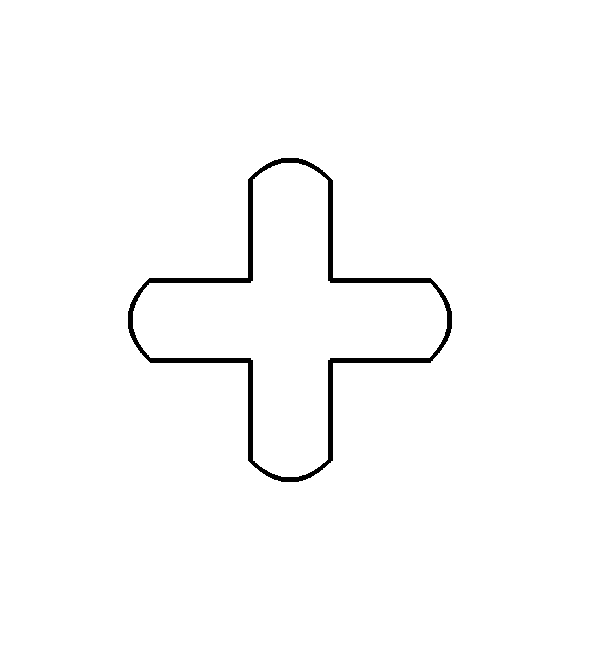

The Python source for this figure:
# Import the required libraries
from PIL import Image, ImageDraw, ImageFont

# Create the screen
image = Image.new("RGB", (600, 650), color=(255, 255, 255))

# Initial Image Generation
draw = ImageDraw.Draw(image)

# Top Lines
# Line AB
draw.line([(250, 280), (250, 180)], fill="black", width=5)
# Line BC
draw.line([(330, 180), (330, 280)], fill="black", width=5)

# Right Lines
# Line CD
draw.line([(330, 280), (430, 280)], fill="black", width=5)
# Line DE
draw.line([(430, 360), (330, 360)], fill="black", width=5)

# Bottom Lines
# Line EF
draw.line([(330, 360), (330, 460)], fill="black", width=5)
# Line FG
draw.line([(250, 460), (250, 360)], fill="black", width=5)

# Left Lines
# Line GH
draw.line([(250, 360), (150, 360)], fill="black", width=5)
# Line HA
draw.line([(150, 280), (250, 280)], fill="black", width=5)

# QuadCurve Points

# Top QuadCurve
t0 = (250, 180)
t1 = (290, 140)
t2 = (330, 180)

# Right QuadCurve
r0 = (430, 280)
r1 = (470, 320)
r2 = (430, 360)

# Bottom QuadCurve
b0 = (330, 460)
b1 = (290, 500)
b2 = (250, 460)

# Left QuadCurve
l0 = (150, 360)
l1 = (110, 320)
l2 = (150, 280)


def quadratic_bezier(p0, p1, p2, t):
    return (
        (1 - t) ** 2 * p0[0] + 2 * (1 - t) * t * p1[0] + t**2 * p2[0],
        (1 - t) ** 2 * p0[1] + 2 * (1 - t) * t * p1[1] + t**2 * p2[1],
    )


# Draw the QuadCurve
top = [quadratic_bezier(t0, t1, t2, t / 100) for t in range(101)]
right = [quadratic_bezier(r0, r1, r2, t / 100) for t in range(101)]
bottom = [quadratic_bezier(b0, b1, b2, t / 100) for t in range(101)]
left = [quadratic_bezier(l0, l1, l2, t / 100) for t in range(101)]

draw.line(top, fill="black", width=5)
draw.line(right, fill="black", width=5)
draw.line(bottom, fill="black", width=5)
draw.line(left, fill="black", width=5)

# Display the image
image.show()
image.save("mp2/01_Cross.png")
